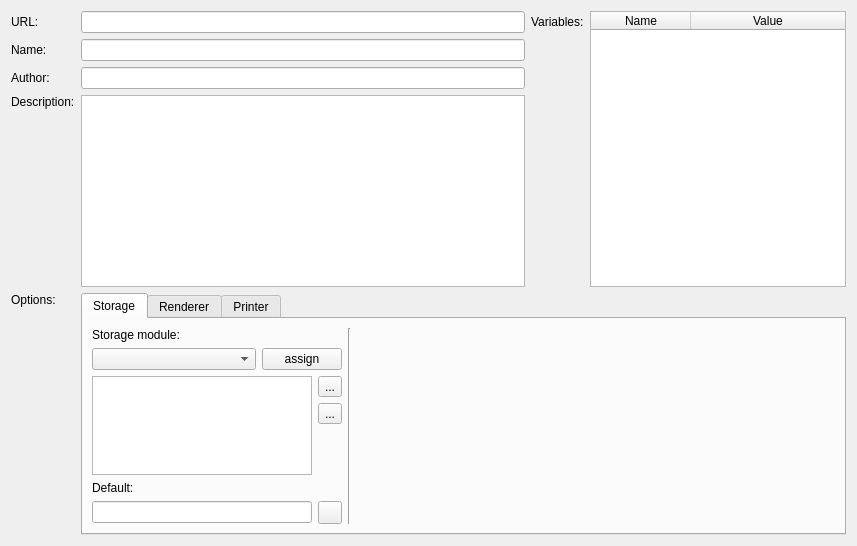
<?xml version="1.0" encoding="UTF-8"?>
<ui version="4.0">
 <class>ReportProperties</class>
 <widget class="QWidget" name="ReportProperties">
  <property name="geometry">
   <rect>
    <x>0</x>
    <y>0</y>
    <width>857</width>
    <height>546</height>
   </rect>
  </property>
  <property name="windowTitle">
   <string>Form</string>
  </property>
  <layout class="QGridLayout" name="gridLayout">
   <item row="0" column="1">
    <widget class="QLineEdit" name="url">
     <property name="readOnly">
      <bool>true</bool>
     </property>
    </widget>
   </item>
   <item row="1" column="1">
    <widget class="QLineEdit" name="reportName">
     <property name="sizePolicy">
      <sizepolicy hsizetype="MinimumExpanding" vsizetype="Fixed">
       <horstretch>0</horstretch>
       <verstretch>0</verstretch>
      </sizepolicy>
     </property>
    </widget>
   </item>
   <item row="2" column="0">
    <widget class="QLabel" name="label_2">
     <property name="text">
      <string>Author:</string>
     </property>
     <property name="alignment">
      <set>Qt::AlignLeading|Qt::AlignLeft|Qt::AlignVCenter</set>
     </property>
    </widget>
   </item>
   <item row="0" column="0">
    <widget class="QLabel" name="label_7">
     <property name="text">
      <string>URL:</string>
     </property>
    </widget>
   </item>
   <item row="3" column="1">
    <widget class="QTextEdit" name="description">
     <property name="sizePolicy">
      <sizepolicy hsizetype="Expanding" vsizetype="Minimum">
       <horstretch>0</horstretch>
       <verstretch>0</verstretch>
      </sizepolicy>
     </property>
    </widget>
   </item>
   <item row="1" column="0">
    <widget class="QLabel" name="label">
     <property name="text">
      <string>Name:</string>
     </property>
    </widget>
   </item>
   <item row="3" column="0">
    <widget class="QLabel" name="label_3">
     <property name="text">
      <string>Description:</string>
     </property>
     <property name="alignment">
      <set>Qt::AlignLeading|Qt::AlignLeft|Qt::AlignTop</set>
     </property>
    </widget>
   </item>
   <item row="2" column="1">
    <widget class="QLineEdit" name="author">
     <property name="sizePolicy">
      <sizepolicy hsizetype="MinimumExpanding" vsizetype="Fixed">
       <horstretch>0</horstretch>
       <verstretch>0</verstretch>
      </sizepolicy>
     </property>
    </widget>
   </item>
   <item row="4" column="0">
    <widget class="QLabel" name="label_6">
     <property name="text">
      <string>Options:</string>
     </property>
     <property name="alignment">
      <set>Qt::AlignLeading|Qt::AlignLeft|Qt::AlignTop</set>
     </property>
    </widget>
   </item>
   <item row="4" column="1" colspan="3">
    <widget class="QTabWidget" name="tabWidget">
     <property name="sizePolicy">
      <sizepolicy hsizetype="Expanding" vsizetype="Expanding">
       <horstretch>0</horstretch>
       <verstretch>0</verstretch>
      </sizepolicy>
     </property>
     <property name="currentIndex">
      <number>0</number>
     </property>
     <widget class="QWidget" name="tabStorage">
      <attribute name="title">
       <string>Storage</string>
      </attribute>
      <layout class="QHBoxLayout" name="horizontalLayout">
       <item>
        <widget class="QWidget" name="widget" native="true">
         <property name="sizePolicy">
          <sizepolicy hsizetype="Maximum" vsizetype="Preferred">
           <horstretch>0</horstretch>
           <verstretch>0</verstretch>
          </sizepolicy>
         </property>
         <property name="minimumSize">
          <size>
           <width>250</width>
           <height>0</height>
          </size>
         </property>
         <property name="maximumSize">
          <size>
           <width>250</width>
           <height>16777215</height>
          </size>
         </property>
         <layout class="QGridLayout" name="gridLayout_4">
          <property name="leftMargin">
           <number>0</number>
          </property>
          <property name="topMargin">
           <number>0</number>
          </property>
          <property name="rightMargin">
           <number>0</number>
          </property>
          <property name="bottomMargin">
           <number>0</number>
          </property>
          <item row="5" column="3" rowspan="2">
           <spacer name="verticalSpacer_3">
            <property name="orientation">
             <enum>Qt::Vertical</enum>
            </property>
            <property name="sizeHint" stdset="0">
             <size>
              <width>20</width>
              <height>40</height>
             </size>
            </property>
           </spacer>
          </item>
          <item row="3" column="0" rowspan="3" colspan="3">
           <widget class="QTreeWidget" name="storageList">
            <property name="sizePolicy">
             <sizepolicy hsizetype="Preferred" vsizetype="Preferred">
              <horstretch>0</horstretch>
              <verstretch>0</verstretch>
             </sizepolicy>
            </property>
            <property name="editTriggers">
             <set>QAbstractItemView::NoEditTriggers</set>
            </property>
            <property name="rootIsDecorated">
             <bool>false</bool>
            </property>
            <property name="itemsExpandable">
             <bool>false</bool>
            </property>
            <property name="headerHidden">
             <bool>true</bool>
            </property>
            <column>
             <property name="text">
              <string notr="true">1</string>
             </property>
            </column>
           </widget>
          </item>
          <item row="6" column="0">
           <widget class="QLabel" name="label_4">
            <property name="sizePolicy">
             <sizepolicy hsizetype="Preferred" vsizetype="Maximum">
              <horstretch>0</horstretch>
              <verstretch>0</verstretch>
             </sizepolicy>
            </property>
            <property name="text">
             <string>Default:</string>
            </property>
           </widget>
          </item>
          <item row="4" column="3">
           <widget class="QToolButton" name="bDeleteStorage">
            <property name="text">
             <string>...</string>
            </property>
            <property name="icon">
             <iconset resource="../dataset_editor/dataset_editor.qrc">
              <normaloff>:/images/trash-empty.png</normaloff>:/images/trash-empty.png</iconset>
            </property>
           </widget>
          </item>
          <item row="0" column="0">
           <widget class="QLabel" name="labelRendering_2">
            <property name="sizePolicy">
             <sizepolicy hsizetype="Maximum" vsizetype="Maximum">
              <horstretch>0</horstretch>
              <verstretch>0</verstretch>
             </sizepolicy>
            </property>
            <property name="minimumSize">
             <size>
              <width>130</width>
              <height>0</height>
             </size>
            </property>
            <property name="text">
             <string>Storage module:</string>
            </property>
           </widget>
          </item>
          <item row="3" column="3">
           <widget class="QToolButton" name="bDefaultStorage">
            <property name="text">
             <string>...</string>
            </property>
            <property name="icon">
             <iconset resource="../script_editor/script_editor.qrc">
              <normaloff>:/images/validate.png</normaloff>:/images/validate.png</iconset>
            </property>
           </widget>
          </item>
          <item row="7" column="3">
           <widget class="QToolButton" name="bResetDefaultStorage">
            <property name="text">
             <string/>
            </property>
            <property name="icon">
             <iconset resource="../script_editor/script_editor.qrc">
              <normaloff>:/images/editdelete.png</normaloff>:/images/editdelete.png</iconset>
            </property>
           </widget>
          </item>
          <item row="7" column="0" colspan="3">
           <widget class="QLineEdit" name="leDefaultStorage">
            <property name="sizePolicy">
             <sizepolicy hsizetype="Preferred" vsizetype="Fixed">
              <horstretch>0</horstretch>
              <verstretch>0</verstretch>
             </sizepolicy>
            </property>
            <property name="readOnly">
             <bool>true</bool>
            </property>
           </widget>
          </item>
          <item row="1" column="0" colspan="2">
           <widget class="QComboBox" name="storageModules">
            <property name="sizePolicy">
             <sizepolicy hsizetype="Preferred" vsizetype="Fixed">
              <horstretch>0</horstretch>
              <verstretch>0</verstretch>
             </sizepolicy>
            </property>
           </widget>
          </item>
          <item row="1" column="2" colspan="2">
           <widget class="QPushButton" name="assignStorage">
            <property name="sizePolicy">
             <sizepolicy hsizetype="Maximum" vsizetype="Fixed">
              <horstretch>0</horstretch>
              <verstretch>0</verstretch>
             </sizepolicy>
            </property>
            <property name="text">
             <string>assign</string>
            </property>
           </widget>
          </item>
         </layout>
        </widget>
       </item>
       <item>
        <widget class="Line" name="line">
         <property name="orientation">
          <enum>Qt::Vertical</enum>
         </property>
        </widget>
       </item>
       <item>
        <layout class="QVBoxLayout" name="storageHelperLayout">
         <property name="sizeConstraint">
          <enum>QLayout::SetMaximumSize</enum>
         </property>
        </layout>
       </item>
       <item>
        <spacer name="storageHSpacer">
         <property name="orientation">
          <enum>Qt::Horizontal</enum>
         </property>
         <property name="sizeType">
          <enum>QSizePolicy::MinimumExpanding</enum>
         </property>
         <property name="sizeHint" stdset="0">
          <size>
           <width>0</width>
           <height>0</height>
          </size>
         </property>
        </spacer>
       </item>
      </layout>
     </widget>
     <widget class="QWidget" name="tabRenderer">
      <attribute name="title">
       <string>Renderer</string>
      </attribute>
      <layout class="QGridLayout" name="gridLayout_2">
       <item row="0" column="0">
        <widget class="QLabel" name="labelRendering">
         <property name="minimumSize">
          <size>
           <width>130</width>
           <height>0</height>
          </size>
         </property>
         <property name="text">
          <string>Rendering module:</string>
         </property>
        </widget>
       </item>
       <item row="0" column="1">
        <widget class="QComboBox" name="renderingModules"/>
       </item>
       <item row="0" column="2">
        <widget class="QPushButton" name="assignRenderer">
         <property name="text">
          <string>assign</string>
         </property>
        </widget>
       </item>
       <item row="0" column="3" colspan="2">
        <spacer name="horizontalSpacer">
         <property name="orientation">
          <enum>Qt::Horizontal</enum>
         </property>
         <property name="sizeHint" stdset="0">
          <size>
           <width>238</width>
           <height>20</height>
          </size>
         </property>
        </spacer>
       </item>
       <item row="0" column="5" rowspan="4">
        <widget class="QFrame" name="propertyEditorFrame">
         <property name="sizePolicy">
          <sizepolicy hsizetype="MinimumExpanding" vsizetype="MinimumExpanding">
           <horstretch>0</horstretch>
           <verstretch>0</verstretch>
          </sizepolicy>
         </property>
         <layout class="QGridLayout" name="gridLayout_5">
          <property name="leftMargin">
           <number>0</number>
          </property>
          <property name="topMargin">
           <number>0</number>
          </property>
          <property name="rightMargin">
           <number>0</number>
          </property>
          <property name="bottomMargin">
           <number>0</number>
          </property>
         </layout>
        </widget>
       </item>
       <item row="1" column="0">
        <widget class="QLabel" name="label_8">
         <property name="text">
          <string>Assigned Renderer:</string>
         </property>
        </widget>
       </item>
       <item row="1" column="1" colspan="3">
        <widget class="QLineEdit" name="rendererName">
         <property name="readOnly">
          <bool>true</bool>
         </property>
        </widget>
       </item>
       <item row="1" column="4">
        <widget class="QToolButton" name="bRendererDelete">
         <property name="text">
          <string/>
         </property>
         <property name="icon">
          <iconset resource="../dataset_editor/dataset_editor.qrc">
           <normaloff>:/images/trash-empty.png</normaloff>:/images/trash-empty.png</iconset>
         </property>
        </widget>
       </item>
       <item row="2" column="1" colspan="3">
        <widget class="QLabel" name="lGlobalRenderer">
         <property name="text">
          <string>Global default module is in use</string>
         </property>
        </widget>
       </item>
       <item row="3" column="2" colspan="3">
        <spacer name="verticalSpacer">
         <property name="orientation">
          <enum>Qt::Vertical</enum>
         </property>
         <property name="sizeHint" stdset="0">
          <size>
           <width>20</width>
           <height>139</height>
          </size>
         </property>
        </spacer>
       </item>
      </layout>
     </widget>
     <widget class="QWidget" name="tabPrinter">
      <attribute name="title">
       <string>Printer</string>
      </attribute>
      <layout class="QGridLayout" name="gridLayout_3">
       <item row="0" column="0">
        <widget class="QLabel" name="labelPrinting">
         <property name="minimumSize">
          <size>
           <width>130</width>
           <height>0</height>
          </size>
         </property>
         <property name="text">
          <string>Printing module:</string>
         </property>
        </widget>
       </item>
       <item row="0" column="1">
        <widget class="QComboBox" name="printModules"/>
       </item>
       <item row="0" column="2">
        <widget class="QPushButton" name="assignPrinter">
         <property name="text">
          <string>assign</string>
         </property>
        </widget>
       </item>
       <item row="0" column="3" colspan="2">
        <spacer name="horizontalSpacer_2">
         <property name="orientation">
          <enum>Qt::Horizontal</enum>
         </property>
         <property name="sizeHint" stdset="0">
          <size>
           <width>238</width>
           <height>20</height>
          </size>
         </property>
        </spacer>
       </item>
       <item row="1" column="0">
        <widget class="QLabel" name="label_9">
         <property name="text">
          <string>Assigned Printer:</string>
         </property>
        </widget>
       </item>
       <item row="1" column="1" colspan="3">
        <widget class="QLineEdit" name="printerName">
         <property name="readOnly">
          <bool>true</bool>
         </property>
        </widget>
       </item>
       <item row="1" column="4">
        <widget class="QToolButton" name="bPrinterDelete">
         <property name="text">
          <string/>
         </property>
         <property name="icon">
          <iconset resource="../dataset_editor/dataset_editor.qrc">
           <normaloff>:/images/trash-empty.png</normaloff>:/images/trash-empty.png</iconset>
         </property>
        </widget>
       </item>
       <item row="2" column="1" colspan="3">
        <widget class="QLabel" name="lGlobalPrinter">
         <property name="text">
          <string>Global default module is in use</string>
         </property>
        </widget>
       </item>
       <item row="3" column="2">
        <spacer name="verticalSpacer_2">
         <property name="orientation">
          <enum>Qt::Vertical</enum>
         </property>
         <property name="sizeHint" stdset="0">
          <size>
           <width>20</width>
           <height>139</height>
          </size>
         </property>
        </spacer>
       </item>
       <item row="0" column="5" rowspan="4">
        <widget class="QFrame" name="printerPropertyEditorFrame">
         <property name="sizePolicy">
          <sizepolicy hsizetype="Preferred" vsizetype="MinimumExpanding">
           <horstretch>0</horstretch>
           <verstretch>0</verstretch>
          </sizepolicy>
         </property>
         <layout class="QGridLayout" name="gridLayout_6">
          <property name="leftMargin">
           <number>0</number>
          </property>
          <property name="topMargin">
           <number>0</number>
          </property>
          <property name="rightMargin">
           <number>0</number>
          </property>
          <property name="bottomMargin">
           <number>0</number>
          </property>
          <property name="spacing">
           <number>0</number>
          </property>
         </layout>
        </widget>
       </item>
      </layout>
     </widget>
    </widget>
   </item>
   <item row="0" column="2">
    <widget class="QLabel" name="label_5">
     <property name="text">
      <string>Variables:</string>
     </property>
    </widget>
   </item>
   <item row="0" column="3" rowspan="4">
    <widget class="QTableWidget" name="variables">
     <property name="enabled">
      <bool>true</bool>
     </property>
     <property name="sizePolicy">
      <sizepolicy hsizetype="Maximum" vsizetype="Minimum">
       <horstretch>0</horstretch>
       <verstretch>0</verstretch>
      </sizepolicy>
     </property>
     <property name="alternatingRowColors">
      <bool>true</bool>
     </property>
     <attribute name="horizontalHeaderStretchLastSection">
      <bool>true</bool>
     </attribute>
     <attribute name="verticalHeaderVisible">
      <bool>false</bool>
     </attribute>
     <column>
      <property name="text">
       <string>Name</string>
      </property>
     </column>
     <column>
      <property name="text">
       <string>Value</string>
      </property>
     </column>
    </widget>
   </item>
  </layout>
  <zorder>label</zorder>
  <zorder>description</zorder>
  <zorder>reportName</zorder>
  <zorder>variables</zorder>
  <zorder>author</zorder>
  <zorder>label_2</zorder>
  <zorder>label_3</zorder>
  <zorder>tabWidget</zorder>
  <zorder>label_6</zorder>
  <zorder>label_7</zorder>
  <zorder>url</zorder>
  <zorder>label_5</zorder>
 </widget>
 <resources>
  <include location="../dataset_editor/dataset_editor.qrc"/>
  <include location="../script_editor/script_editor.qrc"/>
 </resources>
 <connections/>
</ui>
